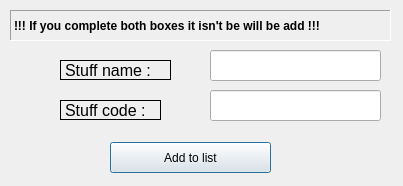
<?xml version="1.0" encoding="UTF-8"?>
<ui version="4.0">
 <class>note</class>
 <widget class="QDialog" name="note">
  <property name="geometry">
   <rect>
    <x>0</x>
    <y>0</y>
    <width>403</width>
    <height>186</height>
   </rect>
  </property>
  <property name="minimumSize">
   <size>
    <width>403</width>
    <height>186</height>
   </size>
  </property>
  <property name="maximumSize">
   <size>
    <width>403</width>
    <height>186</height>
   </size>
  </property>
  <property name="windowTitle">
   <string>Attention</string>
  </property>
  <property name="windowIcon">
   <iconset>
    <normaloff>../Downloads/hiclipart.com.png</normaloff>../Downloads/hiclipart.com.png</iconset>
  </property>
  <property name="sizeGripEnabled">
   <bool>false</bool>
  </property>
  <property name="modal">
   <bool>false</bool>
  </property>
  <widget class="QLabel" name="label">
   <property name="geometry">
    <rect>
     <x>10</x>
     <y>10</y>
     <width>381</width>
     <height>31</height>
    </rect>
   </property>
   <property name="font">
    <font>
     <weight>75</weight>
     <bold>true</bold>
    </font>
   </property>
   <property name="frameShape">
    <enum>QFrame::Panel</enum>
   </property>
   <property name="frameShadow">
    <enum>QFrame::Sunken</enum>
   </property>
   <property name="text">
    <string>!!! If you complete both boxes it isn't be will be add !!!</string>
   </property>
  </widget>
  <widget class="QLineEdit" name="lineEdit">
   <property name="geometry">
    <rect>
     <x>210</x>
     <y>50</y>
     <width>171</width>
     <height>31</height>
    </rect>
   </property>
  </widget>
  <widget class="QLineEdit" name="lineEdit_2">
   <property name="geometry">
    <rect>
     <x>210</x>
     <y>90</y>
     <width>171</width>
     <height>31</height>
    </rect>
   </property>
  </widget>
  <widget class="QLabel" name="label_2">
   <property name="geometry">
    <rect>
     <x>60</x>
     <y>60</y>
     <width>111</width>
     <height>20</height>
    </rect>
   </property>
   <property name="font">
    <font>
     <pointsize>12</pointsize>
    </font>
   </property>
   <property name="frameShape">
    <enum>QFrame::Box</enum>
   </property>
   <property name="text">
    <string>Stuff name :</string>
   </property>
  </widget>
  <widget class="QLabel" name="label_3">
   <property name="geometry">
    <rect>
     <x>60</x>
     <y>100</y>
     <width>101</width>
     <height>20</height>
    </rect>
   </property>
   <property name="font">
    <font>
     <pointsize>12</pointsize>
    </font>
   </property>
   <property name="frameShape">
    <enum>QFrame::Box</enum>
   </property>
   <property name="text">
    <string>Stuff code :</string>
   </property>
  </widget>
  <widget class="QPushButton" name="pushButton">
   <property name="geometry">
    <rect>
     <x>110</x>
     <y>142</y>
     <width>161</width>
     <height>31</height>
    </rect>
   </property>
   <property name="text">
    <string>Add to list</string>
   </property>
  </widget>
 </widget>
 <resources/>
 <connections/>
</ui>
